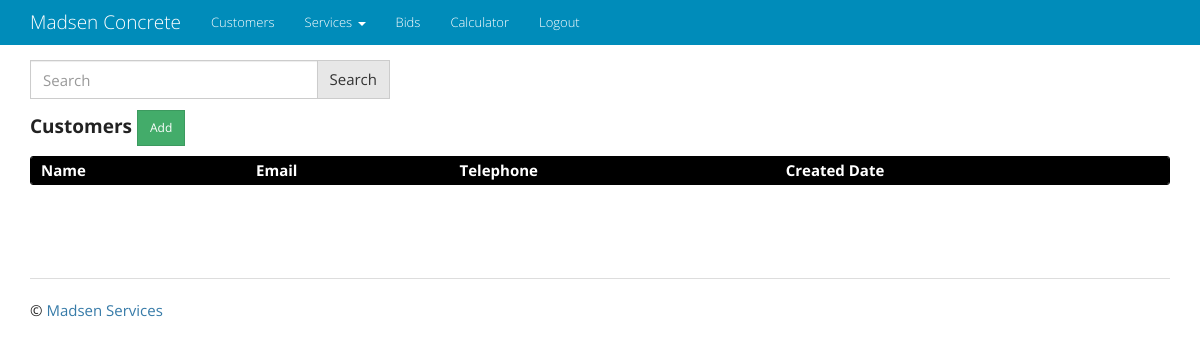
Before: /customer/ (signed in) with the older database file.
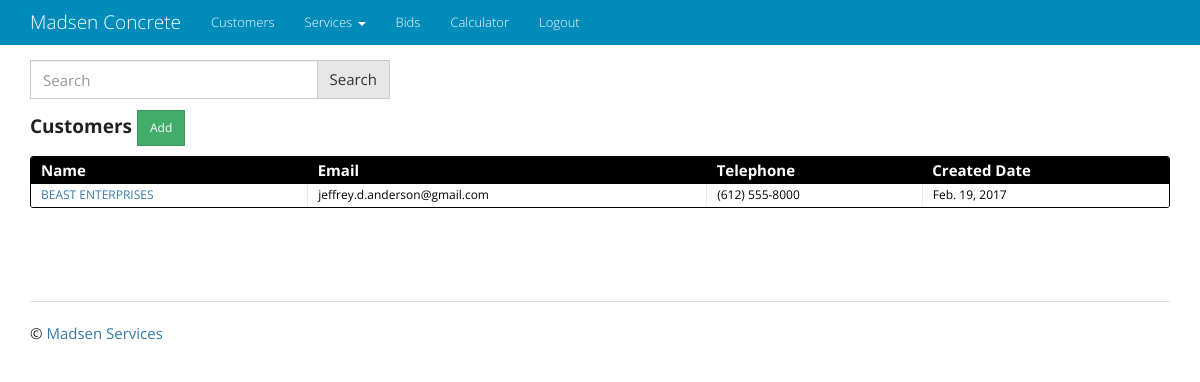
After: the same page with the newer database file.
### customer/models.py (models this page shows, shortened)
class Customer(models.Model):
    first_name = models.CharField(max_length=64, help_text="Enter the customer's first name")
    last_name = models.CharField(max_length=64, blank=True, help_text="Enter the customer's last name")
    company_name = models.CharField(max_length=128, blank=True, help_text="Enter the company name")
    email = models.EmailField(help_text="Enter the customer email address", blank=True)
    telephone = models.CharField(max_length=10, blank=True, help_text="Enter the customer telephone number")
    created_date = models.DateTimeField(auto_now_add=True)
    class Meta:
        verbose_name_plural = 'Customers'
    def get_absolute_url(self):
        return reverse('customer_app:customer_detail', kwargs={'pk': self.pk})

### customer/views.py (the view, shortened to what this page needs)
class CustomerList(LoginRequiredMixin, ListView):
    model = Customer
    paginate_by = 20
    def get_queryset(self):
        queryset_list = Customer.objects.order_by('last_name')
        query = self.request.GET.get('q')
        return queryset_list

### customer/templatetags/format_telephone.py (called while the page is built)
@register.filter
def format_telephone(value):
    if len(value) == 10:
        value = "({}) {}-{}".format(value[:3], value[3:6], value[6:])
    return value

### templates/customer/customer_list.html (shortened to what this page needs)
{% extends "base.html" %}
{% load format_telephone %}
{% block content %}
{% include 'q_search_form.html' %}
<h4 class="entries">
  <h4><strong>Customers </strong><a href="{% url 'customer_app:customer_create' %}" class="btn btn-sm btn-success" role="button">Add</a></h4>
  <div class="datagrid">
    <table>
      <thead>
        <tr>
          <th><strong>Name</strong></th>
          <th><strong>Email</strong></th>
          <th><strong>Telephone</strong></th>
          <th><strong>Created Date</strong></th>
        </tr>
      </thead>
      {% for customer in object_list %}
          <tr style="{% cycle 'background: white' 'background: #F0F0F0' %}">
              <td><a href="{{ customer.get_absolute_url }}">{% if customer.company_name %}{{ customer.company_name }}
                  {% else %}{{ customer.first_name }} {{ customer.last_name }}{% endif %}</a></td>
              <td>{{ customer.email }}</td>
              <td>{{ customer.telephone|format_telephone }}</td>
              <td>{{ customer.created_date|date}}</td>
          </tr>
      {% endfor %}
    </table>
</div>
{% endblock content %}

Changed rows visible on the page:
added Customer: company_name "BEAST ENTERPRISES", email "jeffrey.d.anderson@gmail.com", telephone "(612) 555-8000", created_date "Feb. 19, 2017"
